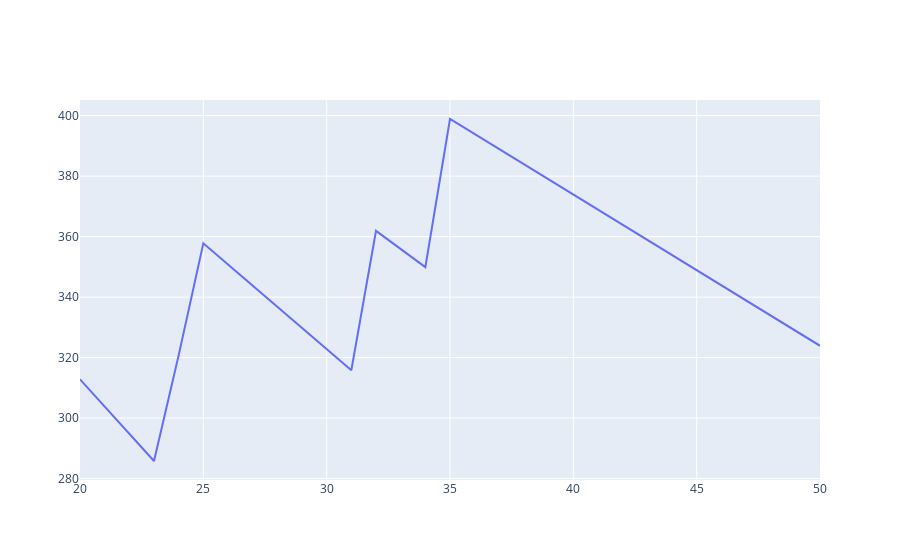

The notebook cell saved with this chart:
### Code cell
# TP1 Stop Loss analysis
stops = range(20, 51, 1)
profits = []

for stop in stops:
    total_profit = 0.0
    wins = 0
    losses = 0
    for signal in signals["TP1"]:
        signal.set_stop_loss_pips(stop)
        df = load_ticker(signal.ticker)
        profit = analyse_signal(df, signal) * pip_factor(signal.ticker)
        if profit > 0:
            wins += 1
        else:
            losses += 1
        total_profit += profit
        #print(signal, profit)
    profits.append(total_profit)
    print(stop, total_profit, wins, losses)
go.Figure(data=go.Scatter(x=list(stops), y=profits))
fig.update_layout(
    title="BETA (Nov & Dec 2019 Signals) Stop Loss Optimisation for TP1",
    xaxis_title="Take Profit (pips)",
    yaxis_title="Profit (pips)",
    title_x=0.5
)
fig.show()

### Figure 1 — Plotly figure (JSON) as saved in the notebook; plotly's stock layout.template omitted (floating-point values rounded to 4 significant figures)
{"data": [{"type": "scatter", "x": [20, 21, 22, 23, 24, 25, 26, 27, 28, 29, 30, 31, 32, 33, 34, 35, 36, 37, 38, 39, 40, 41, 42, 43, 44, 45, 46, 47, 48, 49, 50], "y": [312.8, 303.8, 294.8, 285.8, 320.8, 357.8, 350.8, 343.8, 336.8, 329.8, 322.8, 315.8, 361.9, 355.9, 349.9, 398.9, 393.9, 388.9, 383.9, 378.9, 373.9, 368.9, 363.9, 358.9, 353.9, 348.9, 343.9, 338.9, 333.9, 328.9, 323.9]}], "layout": {}}
